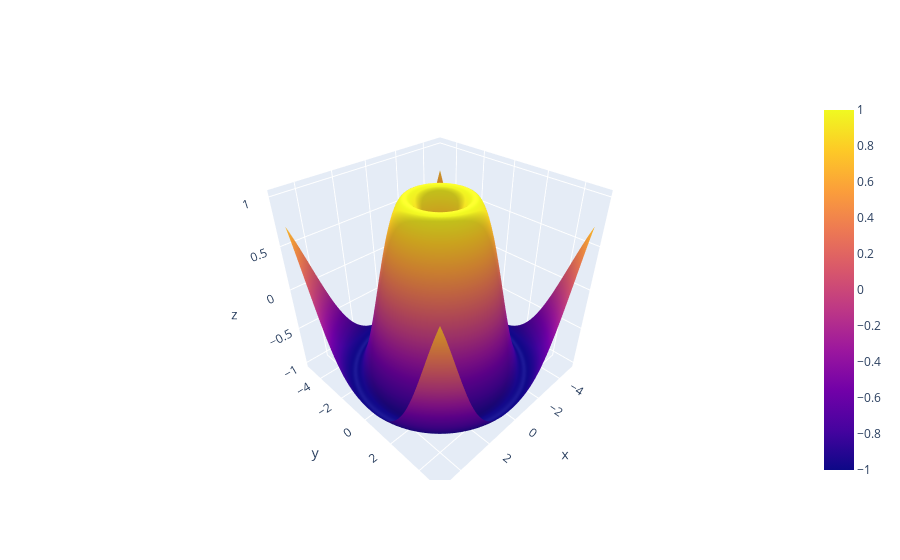

Notebook source saved alongside this figure:
### Code cell
fig = go.Figure()
fig.add_trace(go.Surface(x=x,y=y,z=z))
fig.show()

### Figure 1 — Plotly figure (JSON) as saved in the notebook; plotly's stock layout.template omitted (floating-point values rounded to 4 significant figures; data arrays with more than 128 entries replaced by an {"elided": "..."} marker saying what was removed)
{"data": [{"type": "surface", "x": {"elided": "100x100 float values"}, "y": {"elided": "100x100 float values"}, "z": {"elided": "100x100 float values"}}], "layout": {"autosize": true, "scene": {"aspectmode": "auto", "aspectratio": {"x": 1, "y": 1, "z": 1}}}}
